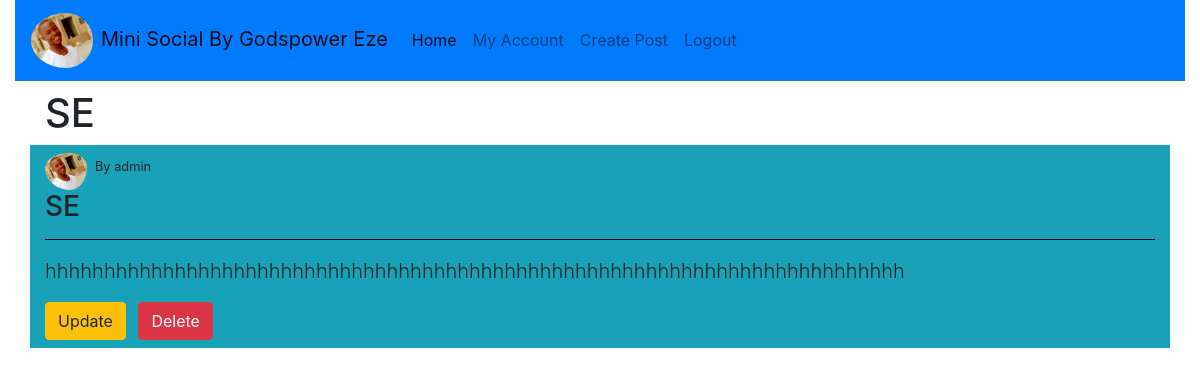
The app's page /detail/2 (signed in) with its own data.
### socialmedia/models.py (models this page shows, shortened)
class Post(db.Model):
    id = db.Column(db.Integer, primary_key=True)
    post_image = db.Column(db.String(20), nullable=True)
    post_title = db.Column(db.String(50), nullable=False)
    post_content = db.Column(db.Text, nullable=False)
    date_posted = db.Column(db.DateTime, nullable=False, default=datetime.utcnow)
    user_id = db.Column(db.Integer, db.ForeignKey('user.id'), nullable=False)

class User(db.Model, UserMixin):
    id = db.Column(db.Integer, primary_key=True)
    username = db.Column(db.String(20), nullable=False, unique=True)
    email = db.Column(db.String(120), unique=True, nullable=False)
    profile_image = db.Column(db.String(20), nullable=False, default='default.jpg')
    password = db.Column(db.String(20), nullable=False)
    first_name = db.Column(db.String(20), nullable=True)
    last_name = db.Column(db.String(20), nullable=True)
    bio = db.Column(db.Text, nullable=True)
    gender = db.Column(db.String(20), nullable=True)
    posts = db.relationship('Post', backref='author', lazy=True)

### socialmedia/routes.py (the view)
@app.route('/detail/<int:user_id>')
def detail_view(user_id):
    post_detail = Post.query.get_or_404(user_id)
    return render_template('detail.html', post_detail=post_detail)

### socialmedia/models.py (called while the page is built)
@login_manager.user_loader
def load_user(user_id):
    return User.query.get(int(user_id))

### socialmedia/templates/detail.html
{% extends 'base.html' %}
{% block content %}
<h1 class="container">
    {{ post_detail.post_title }}
</h1>
    <div class="container bg-info">
        <small class="text-right"><img class="rounded-circle pr-2 pt-2" width="50px" src="{{ url_for('static', filename='mypicture.jpg')}}">By {{post_detail.author.username}}</small>
    <h3>{{ post_detail.post_title}}</h3>
        <hr color="black">
    <p class="lead">
        {{ post_detail.post_content }}
    </p>
        {% if post_detail.author.id == current_user.id %}
            <a class="btn btn-warning mr-2 mb-2" href="{{url_for('update', post_id=post_detail.id)}}">Update</a>
            <a class="btn btn-danger mb-2" href="{{url_for('delete', post_id=post_detail.id)}}">Delete</a>
        {% endif %}
     </div>
{% endblock %}

### records on screen
Post: post_title "SE", post_content "hhhhhhhhhhhhhhhhhhhhhhhhhhhhhhhhhhhhhhhhhhhhhhhhhhhhhhhhhhhhhhhhhhhhhhhhh"
User: author.username "admin"
